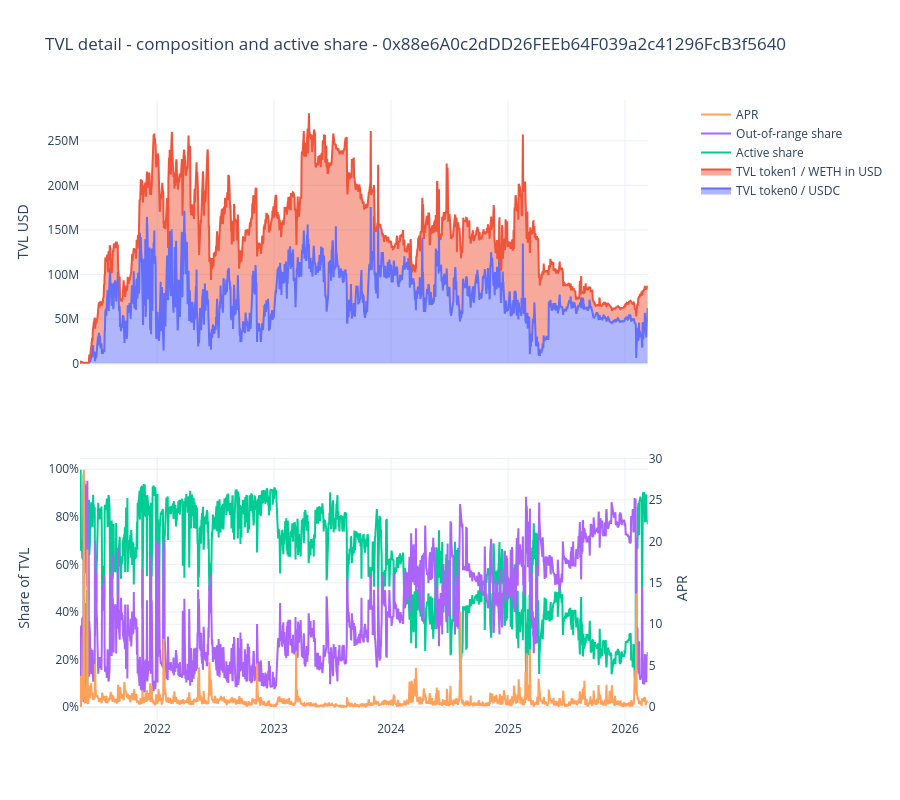

Here is the notebook cell this chart was saved with:
### Code cell
filters, params = build_filters(pool=POOL, date_from=DATE_FROM, date_to=DATE_TO, table_alias="t")

tvl_detail_df = query_df(
    dedent(
        f"""
        SELECT
            t.date AS date,
            t.tvl_token0_equiv AS tvl_usd,
            t.tvl_token0 AS tvl_usdc,
            t.tvl_token1 AS tvl_weth,
            t.price_token1_in_token0 AS eth_price_close,
            t.tvl_token1 * t.price_token1_in_token0 AS tvl_weth_usd,
            f.tvl_active_token0 AS tvl_active_usd,
            f.tvl_outofrange_token0 AS tvl_outofrange_usd,
            if(t.tvl_token0_equiv = 0, NULL, f.tvl_active_token0 / t.tvl_token0_equiv) AS active_share,
            if(t.tvl_token0_equiv = 0, NULL, f.tvl_outofrange_token0 / t.tvl_token0_equiv) AS outofrange_share,
            f.apr AS apr
        FROM mart_tvl_daily t
        LEFT JOIN mart_fee_yield_daily f
          ON t.pool = f.pool
         AND t.date = f.date
        {filters}
        ORDER BY t.date
        """
    ),
    params,
)

fig = make_subplots(rows=2, cols=1, shared_xaxes=True, specs=[[{"secondary_y": False}], [{"secondary_y": True}]])
fig.add_trace(go.Scatter(x=tvl_detail_df["date"], y=tvl_detail_df["tvl_usdc"], stackgroup="token_mix", name="TVL token0 / USDC", mode="lines"), row=1, col=1)
fig.add_trace(go.Scatter(x=tvl_detail_df["date"], y=tvl_detail_df["tvl_weth_usd"], stackgroup="token_mix", name="TVL token1 / WETH in USD", mode="lines"), row=1, col=1)
fig.add_trace(go.Scatter(x=tvl_detail_df["date"], y=tvl_detail_df["active_share"], name="Active share", mode="lines"), row=2, col=1, secondary_y=False)
fig.add_trace(go.Scatter(x=tvl_detail_df["date"], y=tvl_detail_df["outofrange_share"], name="Out-of-range share", mode="lines"), row=2, col=1, secondary_y=False)
fig.add_trace(go.Scatter(x=tvl_detail_df["date"], y=tvl_detail_df["apr"], name="APR", mode="lines"), row=2, col=1, secondary_y=True)
fig.update_layout(title=f"TVL detail - composition and active share - {POOL}", template="plotly_white", hovermode="x unified", height=800)
fig.update_yaxes(title_text="TVL USD", row=1, col=1)
fig.update_yaxes(title_text="Share of TVL", tickformat=".0%", row=2, col=1, secondary_y=False)
fig.update_yaxes(title_text="APR", row=2, col=1, secondary_y=True)
fig.show()

tvl_detail_df.tail()

### Figure 1 — Plotly figure (JSON) as saved in the notebook; plotly's stock layout.template omitted (floating-point values rounded to 4 significant figures; data arrays with more than 128 entries replaced by an {"elided": "..."} marker saying what was removed)
{"data": [{"mode": "lines", "name": "TVL token0 / USDC", "stackgroup": "token_mix", "type": "scatter", "x": {"elided": "1774 str values"}, "xaxis": "x", "y": {"elided": "1774 float values"}, "yaxis": "y"}, {"mode": "lines", "name": "TVL token1 / WETH in USD", "stackgroup": "token_mix", "type": "scatter", "x": {"elided": "1774 str values"}, "xaxis": "x", "y": {"elided": "1774 float values"}, "yaxis": "y"}, {"mode": "lines", "name": "Active share", "type": "scatter", "x": {"elided": "1774 str values"}, "xaxis": "x2", "y": {"elided": "1774 float values"}, "yaxis": "y2"}, {"mode": "lines", "name": "Out-of-range share", "type": "scatter", "x": {"elided": "1774 str values"}, "xaxis": "x2", "y": {"elided": "1774 float values"}, "yaxis": "y2"}, {"mode": "lines", "name": "APR", "type": "scatter", "x": {"elided": "1774 str values"}, "xaxis": "x2", "y": {"elided": "1774 float values"}, "yaxis": "y3"}], "layout": {"height": 800, "hovermode": "x unified", "title": {"text": "TVL detail - composition and active share - 0x88e6A0c2dDD26FEEb64F039a2c41296FcB3f5640"}, "xaxis": {"anchor": "y", "domain": [0, 0.94], "matches": "x2", "showticklabels": false}, "xaxis2": {"anchor": "y2", "domain": [0, 0.94]}, "yaxis": {"anchor": "x", "domain": [0.575, 1], "title": {"text": "TVL USD"}}, "yaxis2": {"anchor": "x2", "domain": [0, 0.425], "tickformat": ".0%", "title": {"text": "Share of TVL"}}, "yaxis3": {"anchor": "x2", "overlaying": "y2", "side": "right", "title": {"text": "APR"}}}}
